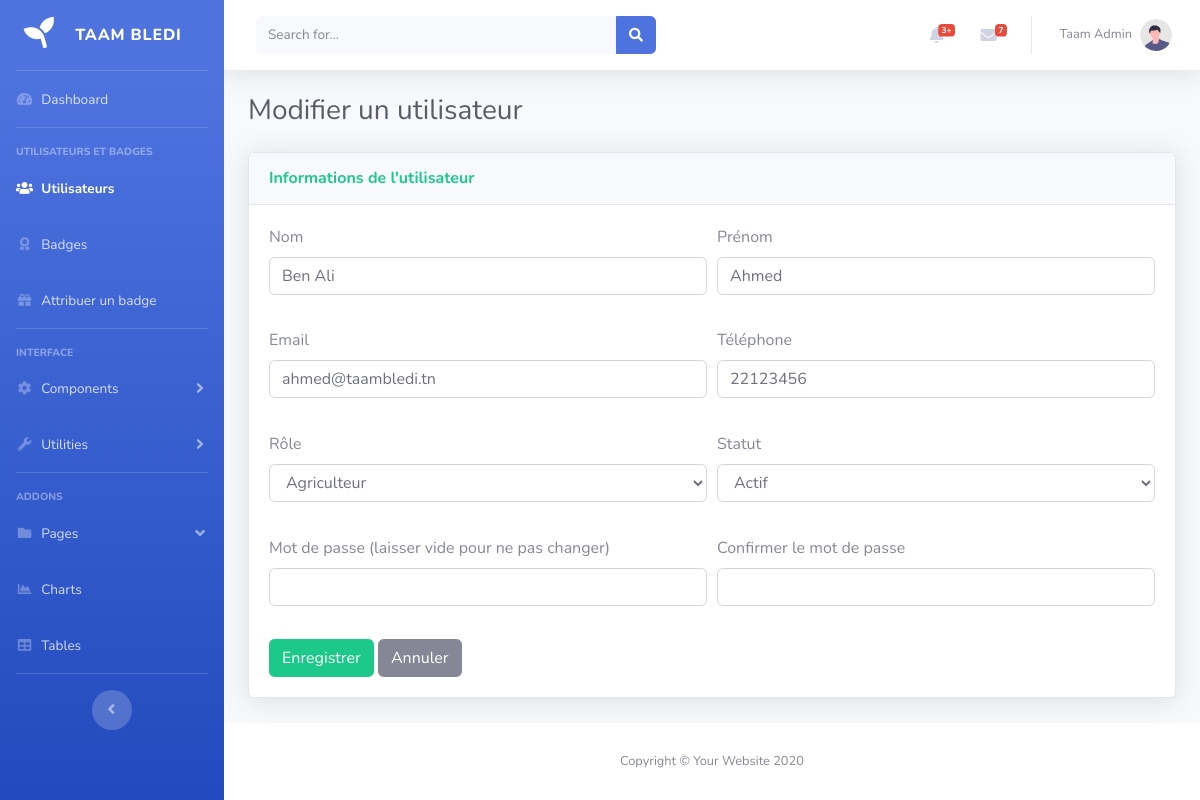
The app's page /View/BackOffice/formUtilisateur.php?id=2 (signed in) with its own data.
### tables this page shows
CREATE TABLE IF NOT EXISTS utilisateur (
  id INT AUTO_INCREMENT PRIMARY KEY,
  nom VARCHAR(50) NOT NULL,
  prenom VARCHAR(50) NOT NULL,
  email VARCHAR(100) NOT NULL UNIQUE,
  motDePasse VARCHAR(255) NOT NULL,
  role VARCHAR(20) NOT NULL DEFAULT 'AGRICULTEUR'
);

### Controller/AuthGuard.php (called while the page is built, shortened)
<?php
function requireLogin(): int
{
    return (int) $_SESSION['user_id'];
}
function requireAdmin(): int
{
    $id = requireLogin();
    return $id;
}
function e($valeur): string
{
    return htmlspecialchars((string) $valeur, ENT_QUOTES, 'UTF-8');
}

### Config/config.php (called while the page is built)
<?php
class config
{
    private static $pdo = null;
    public static function getConnexion()
    {
        if (self::$pdo === null) {
            try {
                self::$pdo = new PDO(
                    'mysql:host=localhost;dbname=ta3m_bledi;charset=utf8mb4',
                    'root',
                    '',
                    [
                        PDO::ATTR_ERRMODE            => PDO::ERRMODE_EXCEPTION,
                        PDO::ATTR_DEFAULT_FETCH_MODE => PDO::FETCH_ASSOC,
                        PDO::ATTR_EMULATE_PREPARES   => false,
                    ]
                );
            } catch (PDOException $e) {
                die('Erreur de connexion à la base : ' . $e->getMessage());
            }
        }
        return self::$pdo;
    }
}

### Controller/UtilisateurController.php (called while the page is built, shortened)
<?php
require_once __DIR__ . '/../Config/config.php';
class UtilisateurController
{
    public function getUtilisateur(int $id)
    {
        $req = config::getConnexion()->prepare("SELECT * FROM utilisateur WHERE id = :id");
        $req->execute(['id' => $id]);
        return $req->fetch();
    }
}

### View/BackOffice/formUtilisateur.php (the view, shortened to what this page needs)
<?php
require_once __DIR__ . '/../../Controller/AuthGuard.php';
require_once __DIR__ . '/../../Controller/UtilisateurController.php';
$idAdmin      = requireAdmin();
$utilisateurC = new UtilisateurController();
$id          = filter_input(INPUT_GET, 'id', FILTER_VALIDATE_INT);
$modeEdition = (bool) $id;
$existant    = null;
if ($modeEdition) {
    $existant = $utilisateurC->getUtilisateur($id);
}
$estMoi = $modeEdition && $id === $idAdmin;
$erreurs = [];
$valeurs = $modeEdition
    ? ['nom' => $existant['nom'], 'prenom' => $existant['prenom'], 'email' => $existant['email'],
       'telephone' => $existant['telephone'] ?? '', 'role' => $existant['role'], 'statut' => $existant['statut']]
    : ['nom' => '', 'prenom' => '', 'email' => '', 'telephone' => '', 'role' => 'AGRICULTEUR', 'statut' => 'ACTIF'];
?>
<!DOCTYPE html>
<html lang="en">
<head>
    <link href="vendor/fontawesome-free/css/all.min.css" rel="stylesheet" type="text/css">
    <link href="css/sb-admin-2.min.css" rel="stylesheet">
    <link href="css/module-utilisateurs.css" rel="stylesheet">
</head>
<body id="page-top">
    <div id="wrapper">
        <ul class="navbar-nav bg-gradient-primary sidebar sidebar-dark accordion" id="accordionSidebar">
            <a class="sidebar-brand d-flex align-items-center justify-content-center" href="index.html">
                <div class="sidebar-brand-icon rotate-n-15">
                    <i class="fas fa-seedling"></i>
                </div>
                <div class="sidebar-brand-text mx-3">Taam Bledi</div>
            </a>
            <hr class="sidebar-divider my-0">
            <li class="nav-item">
                <a class="nav-link" href="index.html">
                    <i class="fas fa-fw fa-tachometer-alt"></i>
                    <span>Dashboard</span></a>
            </li>
            <hr class="sidebar-divider">
<div class="sidebar-heading">
    Utilisateurs et Badges
</div>
<li class="nav-item active">
    <a class="nav-link" href="listeUtilisateurs.php">
        <i class="fas fa-fw fa-users"></i>
        <span>Utilisateurs</span></a>
</li>
<li class="nav-item">
    <a class="nav-link" href="listeBadges.php">
        <i class="fas fa-fw fa-award"></i>
        <span>Badges</span></a>
</li>
<li class="nav-item">
    <a class="nav-link" href="attribuerBadge.php">
        <i class="fas fa-fw fa-gift"></i>
        <span>Attribuer un badge</span></a>
</li>
<hr class="sidebar-divider">
            <div class="sidebar-heading">
                Interface
            </div>
            <li class="nav-item">
                <a class="nav-link collapsed" href="#" data-toggle="collapse" data-target="#collapseTwo"
                    aria-expanded="true" aria-controls="collapseTwo">
                    <i class="fas fa-fw fa-cog"></i>
                    <span>Components</span>
                </a>
            </li>
            <li class="nav-item">
                <a class="nav-link collapsed" href="#" data-toggle="collapse" data-target="#collapseUtilities"
                    aria-expanded="true" aria-controls="collapseUtilities">
                    <i class="fas fa-fw fa-wrench"></i>
                    <span>Utilities</span>
                </a>
            </li>
            <hr class="sidebar-divider">
            <div class="sidebar-heading">
                Addons
            </div>
            <li class="nav-item">
                <a class="nav-link" href="#" data-toggle="collapse" data-target="#collapsePages" aria-expanded="true"
                    aria-controls="collapsePages">
                    <i class="fas fa-fw fa-folder"></i>
                    <span>Pages</span>
                </a>
            </li>
            <li class="nav-item">
                <a class="nav-link" href="charts.html">
                    <i class="fas fa-fw fa-chart-area"></i>
                    <span>Charts</span></a>
            </li>
            <li class="nav-item">
                <a class="nav-link" href="tables.html">
                    <i class="fas fa-fw fa-table"></i>
                    <span>Tables</span></a>
            </li>
            <hr class="sidebar-divider d-none d-md-block">
            <div class="text-center d-none d-md-inline">
                <button class="rounded-circle border-0" id="sidebarToggle"></button>
            </div>
        </ul>
        <div id="content-wrapper" class="d-flex flex-column">
            <div id="content">
                <nav class="navbar navbar-expand navbar-light bg-white topbar mb-4 static-top shadow">
                    <form
                        class="d-none d-sm-inline-block form-inline mr-auto ml-md-3 my-2 my-md-0 mw-100 navbar-search">
                        <div class="input-group">
                            <input type="text" class="form-control bg-light border-0 small" placeholder="Search for..."
                                aria-label="Search" aria-describedby="basic-addon2">
                            <div class="input-group-append">
                                <button class="btn btn-primary" type="button">
                                    <i class="fas fa-search fa-sm"></i>
                                </button>
                            </div>
                        </div>
                    </form>
                    <ul class="navbar-nav ml-auto">
                        <li class="nav-item dropdown no-arrow mx-1">
                            <a class="nav-link dropdown-toggle" href="#" id="alertsDropdown" role="button"
                                data-toggle="dropdown" aria-haspopup="true" aria-expanded="false">
                                <i class="fas fa-bell fa-fw"></i>
                                <span class="badge badge-danger badge-counter">3+</span>
                            </a>
                        </li>
                        <li class="nav-item dropdown no-arrow mx-1">
                            <a class="nav-link dropdown-toggle" href="#" id="messagesDropdown" role="button"
                                data-toggle="dropdown" aria-haspopup="true" aria-expanded="false">
                                <i class="fas fa-envelope fa-fw"></i>
                                <span class="badge badge-danger badge-counter">7</span>
                            </a>
                        </li>
                        <li class="nav-item dropdown no-arrow">
                            <a class="nav-link dropdown-toggle" href="#" id="userDropdown" role="button"
                                data-toggle="dropdown" aria-haspopup="true" aria-expanded="false">
                                <span class="mr-2 d-none d-lg-inline text-gray-600 small"><?= e(($_SESSION['prenom'] ?? '') . ' ' . ($_SESSION['nom'] ?? '')) ?></span>
                                <img class="img-profile rounded-circle"
                                    src="img/undraw_profile.svg">
                            </a>
                        </li>
                    </ul>
                </nav>
                <div class="container-fluid">
                    <h1 class="h3 mb-4 text-gray-800"><?= $modeEdition ? 'Modifier un utilisateur' : 'Ajouter un utilisateur' ?></h1>
                    <div class="card shadow mb-4">
                        <div class="card-header py-3">
                            <h6 class="m-0 font-weight-bold text-success">Informations de l'utilisateur</h6>
                        </div>
                        <div class="card-body">
                            <form id="formUtilisateur" action="" method="POST" novalidate data-edition="<?= $modeEdition ? '1' : '0' ?>">
                                <div class="form-row">
                                    <div class="form-group col-md-6">
                                        <label for="nom">Nom</label>
                                        <input type="text" class="form-control <?= isset($erreurs['nom']) ? 'is-invalid' : '' ?>"
                                               id="nom" name="nom" value="<?= e($valeurs['nom']) ?>">
                                        <div class="ub-erreur" id="erreur-nom"><?= e($erreurs['nom'] ?? '') ?></div>
                                    </div>
                                    <div class="form-group col-md-6">
                                        <label for="prenom">Prénom</label>
                                        <input type="text" class="form-control <?= isset($erreurs['prenom']) ? 'is-invalid' : '' ?>"
                                               id="prenom" name="prenom" value="<?= e($valeurs['prenom']) ?>">
                                        <div class="ub-erreur" id="erreur-prenom"><?= e($erreurs['prenom'] ?? '') ?></div>
                                    </div>
                                </div>
                                <div class="form-row">
                                    <div class="form-group col-md-6">
                                        <label for="email">Email</label>
                                        <input type="text" class="form-control <?= isset($erreurs['email']) ? 'is-invalid' : '' ?>"
                                               id="email" name="email" value="<?= e($valeurs['email']) ?>">
                                        <div class="ub-erreur" id="erreur-email"><?= e($erreurs['email'] ?? '') ?></div>
                                    </div>
                                    <div class="form-group col-md-6">
                                        <label for="telephone">Téléphone</label>
                                        <input type="text" class="form-control <?= isset($erreurs['telephone']) ? 'is-invalid' : '' ?>"
                                               id="telephone" name="telephone" value="<?= e($valeurs['telephone']) ?>" placeholder="12345678">
                                        <div class="ub-erreur" id="erreur-telephone"><?= e($erreurs['telephone'] ?? '') ?></div>
                                    </div>
                                </div>
                                <div class="form-row">
                                    <div class="form-group col-md-6">
                                        <label for="role">Rôle</label>
                                        <select id="role" name="role" class="form-control" <?= $estMoi ? 'disabled' : '' ?>>
                                            <?php foreach (UtilisateurController::ROLES as $valeur => $libelle): ?>
                                                <option value="<?= e($valeur) ?>" <?= $valeurs['role'] === $valeur ? 'selected' : '' ?>><?= e($libelle) ?></option>
                                            <?php endforeach; ?>
                                        </select>
                                        <div class="ub-erreur" id="erreur-role"><?= e($erreurs['role'] ?? '') ?></div>
                                    </div>
                                    <div class="form-group col-md-6">
                                        <label for="statut">Statut</label>
                                        <select id="statut" name="statut" class="form-control" <?= $estMoi ? 'disabled' : '' ?>>
                                            <?php foreach (UtilisateurController::STATUTS as $valeur => $libelle): ?>
                                                <option value="<?= e($valeur) ?>" <?= $valeurs['statut'] === $valeur ? 'selected' : '' ?>><?= e($libelle) ?></option>
                                            <?php endforeach; ?>
                                        </select>
                                        <div class="ub-erreur" id="erreur-statut"><?= e($erreurs['statut'] ?? '') ?></div>
                                    </div>
                                </div>
                                <div class="form-row">
                                    <div class="form-group col-md-6">
                                        <label for="motDePasse">Mot de passe <?= $modeEdition ? '(laisser vide pour ne pas changer)' : '' ?></label>
                                        <input type="password" class="form-control <?= isset($erreurs['motDePasse']) ? 'is-invalid' : '' ?>"
                                               id="motDePasse" name="motDePasse">
                                        <div class="ub-erreur" id="erreur-motDePasse"><?= e($erreurs['motDePasse'] ?? '') ?></div>
                                    </div>
                                    <div class="form-group col-md-6">
                                        <label for="confirmation">Confirmer le mot de passe</label>
                                        <input type="password" class="form-control <?= isset($erreurs['confirmation']) ? 'is-invalid' : '' ?>"
                                               id="confirmation" name="confirmation">
                                        <div class="ub-erreur" id="erreur-confirmation"><?= e($erreurs['confirmation'] ?? '') ?></div>
                                    </div>
                                </div>
                                <button type="submit" class="btn btn-success">Enregistrer</button>
                                <a href="listeUtilisateurs.php" class="btn btn-secondary">Annuler</a>
                            </form>
                        </div>
                    </div>
                </div>
            </div>
            <footer class="sticky-footer bg-white">
                <div class="container my-auto">
                    <div class="copyright text-center my-auto">
                        <span>Copyright &copy; Your Website 2020</span>
                    </div>
                </div>
            </footer>
        </div>
    </div>
</body>
</html>

### View/BackOffice/css/module-utilisateurs.css (style rules this page uses)
.ub-erreur { color: #c0392b; font-size: 0.85rem; margin-top: 4px; min-height: 1em; }

### records on screen
utilisateur: nom "Ben Ali", prenom "Ahmed", email "ahmed@taambledi.tn", telephone "22123456", role "Agriculteur", statut "Actif"
